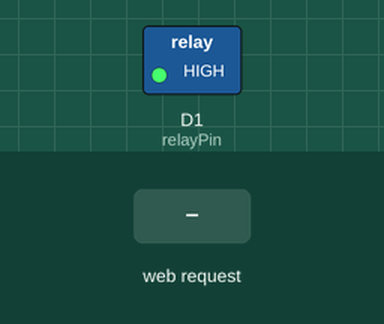
A sketch run on a simulated ESP8266 (NodeMCU). Shown: switched loads named in the sketch (green lamp = pin HIGH). The inputs (shaded band) are chosen by the test bench. WiFi joins after 1.5 s; servers stay silent unless stated; what the sketch prints to the serial monitor is not drawn.

Above: at 2.9 s.
3.0 s: HTTP request GET /on received
At 3.5 s:
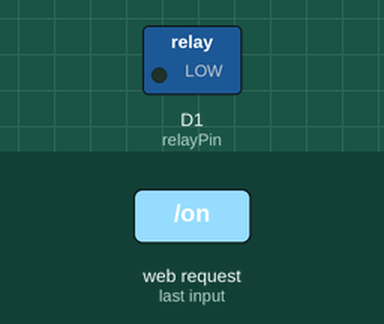
4.5 s: HTTP request GET /off received
At 5.8 s:
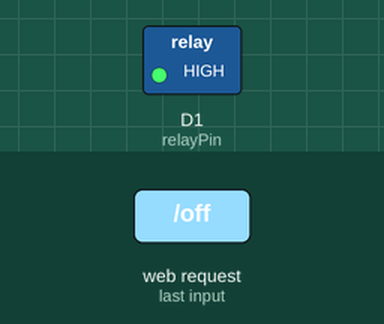
Timing chart, 0 to 7.5 s (numbered marks = the images above; inputs shaded):
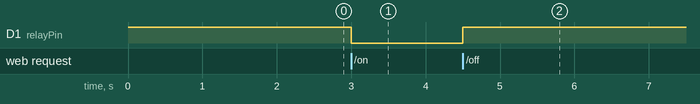

Measured:
- after the input at 3.0 s, D1 (relayPin): HIGH → LOW at once
- after the input at 4.5 s, D1 (relayPin): LOW → HIGH at once

The sketch:

WebServer_OnOff_Switch.ino
```cpp
#include <ESP8266WiFi.h>
#include <ESP8266WebServer.h>

const char* ssid = "your_wifi_ssid";//type your ssid
const char* password = "your_wifi_password";//type your password

IPAddress ip(192, 168, 1, 180); //static IP address to be used in the current subnet
IPAddress gateway(192, 168, 1, 1); //wifi router gateway address
IPAddress subnet(255, 255, 255, 0); //wifi subnet

ESP8266WebServer server(80);

const int relayPin = D1;

void setup() {
  pinMode(relayPin, OUTPUT);
  digitalWrite(relayPin, HIGH); //relay off


  Serial.begin(115200);
  delay(100);

// Connect to WiFi network
  Serial.println();
  Serial.println();
  Serial.print("Connecting to ");
  Serial.println(ssid);

  WiFi.mode(WIFI_STA);
  WiFi.config(ip, gateway, subnet);
  WiFi.begin(ssid, password);

  while (WiFi.status() != WL_CONNECTED) {
    delay(500);
    Serial.print(".");
  }

  Serial.println("");
  Serial.println("WiFi connected, IP Address: ");
  Serial.print(WiFi.localIP());

  delay(100);

  server.on("/", handle_OnConnect);
  server.on("/on", handle_On);
  server.on("/off", handle_Off);
  server.onNotFound(handle_NotFound);

  Serial.println();
  Serial.println("Starting HTTP Server...");
  server.begin();
  Serial.println("HTTP server started");

}

void loop() {
  // put your main code here, to run repeatedly:
  server.handleClient();
}

void handle_On() {
  digitalWrite(relayPin, LOW);
  server.send(200, "text/html", SendHTML());
}

void handle_Off() {
  digitalWrite(relayPin, HIGH);
  server.send(200, "text/html", SendHTML());
}


void handle_OnConnect() {
  Serial.println("GPIO7 Status: OFF | GPIO6 Status: OFF");
  server.send(200, "text/html", SendHTML());
}

void handle_NotFound(){
  server.send(404, "text/plain", "Not found");
}

String SendHTML(){
  String ptr = "<!DOCTYPE html> <html>\n";

  ptr +="<head><meta name=\"viewport\" content=\"width=device-width, initial-scale=1.0, user-scalable=no\">\n";
  ptr +="<title>My ESP Web Server</title>\n";
  ptr +="<style>html { font-family: Helvetica; display: inline-block; margin: 0px auto; text-align: center;}\n";
  ptr +="body{margin-top: 50px;} h1 {color: #444444;margin: 50px auto 30px;} h3 {color: #444444;margin-bottom: 50px;}\n";
  ptr +=".button {display: block;width: 80px;background-color: #1abc9c;border: none;color: white;padding: 13px 30px;text-decoration: none;font-size: 25px;margin: 0px auto 35px;cursor: pointer;border-radius: 4px;}\n";
  ptr +=".button-on {background-color: #1abc9c;}\n";
  ptr +=".button-on:active {background-color: #16a085;}\n";
  ptr +=".button-off {background-color: #34495e;}\n";
  ptr +=".button-off:active {background-color: #2c3e50;}\n";
  ptr +="p {font-size: 14px;color: #888;margin-bottom: 10px;}\n";
  ptr +="</style>\n";
  ptr +="</head>\n";
  ptr +="<body>\n";
  ptr +="<h1>My ESP8266 Web Server</h1>\n";
  ptr +="<h3>Using Station Mode</h3>\n";
  ptr +="<a href='/on'>ON</a>\n";
  ptr +="<a href='/off'>OFF</a>\n";
  ptr +="</body>\n";
  ptr +="</html>\n";

  return ptr;
}
```
